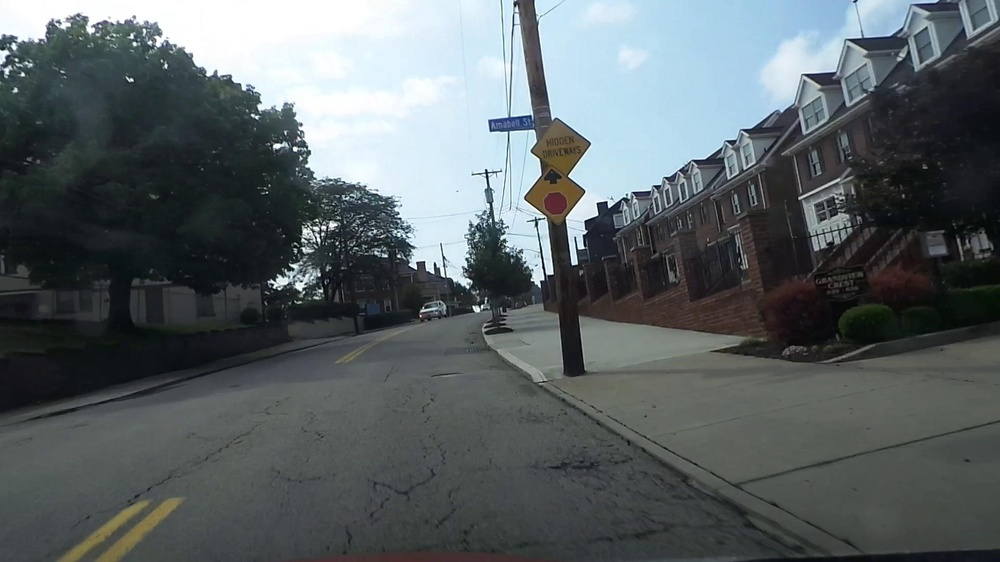
//> input picture BOW-Slic/images/street_image.jpg, 1000 x 562 px, shrunk from 1920 x 1080 before the run
$ ./segment 2 2 100 ../../../../BOW-Slic/images/street_image.jpg ../../../../BOW-Slic/images/superpixels.jpg   (built with g++ and OpenCV 4)
//> lines starting //> are read from the running program, lines starting //| are printed output that depends on the picture
### BOW-Mask/Image-Graph-Segmentation/Ground-Plane-Mask/gp-mask-engine/include/disjoint-set.h
// [17 lines of licence text are left out]

#ifndef DISJOINT_SET
#define DISJOINT_SET

#include <iostream>

using namespace std;

// disjoint-set forests using union-by-rank and path compression (sort of).

typedef struct {
  int rank;
  int p;
  int size;
} uni_elt;

class universe {
public:
  universe(int elements);
  ~universe();
  int find(int x);
  void join(int x, int y);
  int size(int x) const { return elts[x].size; }
  int num_sets() const { return num; }

  void printUniverse();


private:
  uni_elt *elts;
  int num;
};


void universe::printUniverse(){


  for(int i = 0; i < this->num; i++  ){

     std::cout<<"========[ "<< i<<" ]========"<<std::endl;
     std::cout<<"Rank: "<<elts[i].rank<<std::endl;
     std::cout<<"P: "<<elts[i].p<<std::endl;
     std::cout<<"Size: "<<elts[i].size<<std::endl;

  }


}


universe::universe(int elements) {
  elts = new uni_elt[elements];
  num = elements;
  for (int i = 0; i < elements; i++) {
    elts[i].rank = 0;
    elts[i].size = 1;
    elts[i].p = i;
  }
}

universe::~universe() {
  delete [] elts;
}


int universe::find(int x) {
  int y = x;
  while (y != elts[y].p)
    y = elts[y].p;
  elts[x].p = y;
  return y;
}

void universe::join(int x, int y) {

  if (elts[x].rank > elts[y].rank) {
    elts[y].p = x;
    elts[x].size += elts[y].size;

  } else {

    elts[x].p = y;
    elts[y].size += elts[x].size;
    if (elts[x].rank == elts[y].rank)
      elts[y].rank++;
  }
  num--;
}

#endif

### BOW-Mask/Image-Graph-Segmentation/Ground-Plane-Mask/gp-mask-engine/include/segment-graph.h
// [17 lines of licence text are left out]

#ifndef SEGMENT_GRAPH
#define SEGMENT_GRAPH

#include <algorithm>
#include <cmath>
#include "disjoint-set.h"

// threshold function
#define THRESHOLD(size, c) (c/size)

typedef struct {
  float w;
  int a, b;
} edge;

bool operator<(const edge &a, const edge &b) {
  return a.w < b.w;
}

/*
 * Segment a graph
 *
 * Returns a disjoint-set forest representing the segmentation.
 *
 * num_vertices: number of vertices in graph.
 * num_edges: number of edges in graph
 * edges: array of edges.
 * c: constant for treshold function.
 */
universe *segment_graph(int num_vertices, int num_edges, edge *edges,
			float c) {
  // sort edges by weight
  std::sort(edges, edges + num_edges);

  // make a disjoint-set forest
  universe *u = new universe(num_vertices);

  // init thresholds
  float *threshold = new float[num_vertices];
  for (int i = 0; i < num_vertices; i++)
    threshold[i] = THRESHOLD(1,c);

  // for each edge, in non-decreasing weight order...
  for (int i = 0; i < num_edges; i++) {
    edge *pedge = &edges[i];

    // components conected by this edge
    int a = u->find(pedge->a);
    int b = u->find(pedge->b);
    if (a != b) {
      if ((pedge->w <= threshold[a]) &&
	  (pedge->w <= threshold[b])) {
	u->join(a, b);
	a = u->find(a);
	threshold[a] = pedge->w + THRESHOLD(u->size(a), c);
      }
    }
  }

  // free up
  delete threshold;
  return u;
}

#endif

### BOW-Mask/Image-Graph-Segmentation/Ground-Plane-Mask/gp-mask-engine/include/imutil.h
// [19 lines of licence text are left out]

#ifndef IMUTIL_H
#define IMUTIL_H

#include "image.h"
#include "misc.h"

/* compute minimum and maximum value in an image */
template <class T>
// [19 lines left out: function min_max, not called in this run]

/* threshold image */
template <class T>
// [13 lines left out: function threshold, not called in this run]

#endif

### BOW-Mask/Image-Graph-Segmentation/Ground-Plane-Mask/gp-mask-engine/include/convolve.h
// [19 lines of licence text are left out]

#ifndef CONVOLVE_H
#define CONVOLVE_H

#include <vector>
#include <algorithm>
#include <cmath>
#include "image.h"

/* convolve src with mask.  dst is flipped! */
static void convolve_even(image<float> *src, image<float> *dst,
			  std::vector<float> &mask) {
  int width = src->width();
  int height = src->height();
  int len = mask.size();

  for (int y = 0; y < height; y++) {
    for (int x = 0; x < width; x++) {
      float sum = mask[0] * imRef(src, x, y);
      for (int i = 1; i < len; i++) {
	sum += mask[i] *
	  (imRef(src, std::max(x-i,0), y) +
	   imRef(src, std::min(x+i, width-1), y));
      }
      imRef(dst, y, x) = sum;
    }
  }
}

/* convolve src with mask.  dst is flipped! */
// [18 lines left out: function convolve_odd, not called in this run]

#endif

### BOW-Mask/Image-Graph-Segmentation/Ground-Plane-Mask/gp-mask-engine/include/filter.h
// [19 lines of licence text are left out]

#ifndef FILTER_H
#define FILTER_H

#include <vector>
#include <cmath>
#include "image.h"
#include "misc.h"
#include "convolve.h"
#include "imconv.h"

#define WIDTH 4.0

/* normalize mask so it integrates to one */
static void normalize(std::vector<float> &mask) {
  int len = mask.size();
  float sum = 0;
  for (int i = 1; i < len; i++) {
    sum += fabs(mask[i]);
  }
  sum = 2*sum + fabs(mask[0]);
  for (int i = 0; i < len; i++) {
    mask[i] /= sum;
  }
}

/* make filters */
#define MAKE_FILTER(name, fun)                                \
static std::vector<float> make_ ## name (float sigma) {       \
  sigma = std::max(sigma, 0.01F);			      \
  int len = (int)ceil(sigma * WIDTH) + 1;                     \
  std::vector<float> mask(len);                               \
  for (int i = 0; i < len; i++) {                             \
    mask[i] = fun;                                            \
  }                                                           \
  return mask;                                                \
}

MAKE_FILTER(fgauss, exp(-0.5*square(i/sigma)));

/* convolve image with gaussian filter */
static image<float> *smooth(image<float> *src, float sigma) {
  std::vector<float> mask = make_fgauss(sigma);
  normalize(mask);

  image<float> *tmp = new image<float>(src->height(), src->width(), false);
  image<float> *dst = new image<float>(src->width(), src->height(), false);
  convolve_even(src, tmp, mask);
  convolve_even(tmp, dst, mask);

  delete tmp;
  return dst;
}

/* convolve image with gaussian filter */
// [6 lines left out: function smooth, not called in this run]

/* compute laplacian */
// [16 lines left out: function laplacian, not called in this run]

#endif

### BOW-Mask/Image-Graph-Segmentation/Ground-Plane-Mask/gp-mask-engine/include/segment-image.h
// [17 lines of licence text are left out]

#ifndef SEGMENT_IMAGE
#define SEGMENT_IMAGE

#include <cstdlib>
#include <image.h>
#include <misc.h>
#include <filter.h>
#include "segment-graph.h"

// random color
rgb random_rgb(){
  rgb c;
  double r;

  c.r = (uchar)random();
  c.g = (uchar)random();
  c.b = (uchar)random();

  return c;
}

// dissimilarity measure between pixels
static inline float diff(image<float> *r, image<float> *g, image<float> *b,
			 int x1, int y1, int x2, int y2) {
  return sqrt(square(imRef(r, x1, y1)-imRef(r, x2, y2)) +
	      square(imRef(g, x1, y1)-imRef(g, x2, y2)) +
	      square(imRef(b, x1, y1)-imRef(b, x2, y2)));
}

/*
 * Segment an image
 *
 * Returns a color image representing the segmentation.
 *
 * im: image to segment.
 * sigma: to smooth the image.
 * c: constant for treshold function.
 * min_size: minimum component size (enforced by post-processing stage).
 * num_ccs: number of connected components in the segmentation.
 */
image<rgb> *segment_image(image<rgb> *im, float sigma, float c, int min_size,
    int *num_ccs, universe* myUniverse) {
  int width = im->width();
  int height = im->height();

  image<float> *r = new image<float>(width, height);
  image<float> *g = new image<float>(width, height);
  image<float> *b = new image<float>(width, height);

  // smooth each color channel
  for (int y = 0; y < height; y++) {
    for (int x = 0; x < width; x++) {
      imRef(r, x, y) = imRef(im, x, y).r;
      imRef(g, x, y) = imRef(im, x, y).g;
      imRef(b, x, y) = imRef(im, x, y).b;
    }
  }
  image<float> *smooth_r = smooth(r, sigma);
  image<float> *smooth_g = smooth(g, sigma);
  image<float> *smooth_b = smooth(b, sigma);
  delete r;
  delete g;
  delete b;

  // build graph
  edge *edges = new edge[width*height*4];
  int num = 0;
  for (int y = 0; y < height; y++) {
    for (int x = 0; x < width; x++) {
      if (x < width-1) {
	edges[num].a = y * width + x;
	edges[num].b = y * width + (x+1);
	edges[num].w = diff(smooth_r, smooth_g, smooth_b, x, y, x+1, y);
	num++;
      }

      if (y < height-1) {
	edges[num].a = y * width + x;
	edges[num].b = (y+1) * width + x;
	edges[num].w = diff(smooth_r, smooth_g, smooth_b, x, y, x, y+1);
	num++;
      }

      if ((x < width-1) && (y < height-1)) {
	edges[num].a = y * width + x;
	edges[num].b = (y+1) * width + (x+1);
	edges[num].w = diff(smooth_r, smooth_g, smooth_b, x, y, x+1, y+1);
	num++;
      }

      if ((x < width-1) && (y > 0)) {
	edges[num].a = y * width + x;
	edges[num].b = (y-1) * width + (x+1);
	edges[num].w = diff(smooth_r, smooth_g, smooth_b, x, y, x+1, y-1);
	num++;
      }
    }
  }
  delete smooth_r;
  delete smooth_g;
  delete smooth_b;

  // segment
  universe *u = segment_graph(width*height, num, edges, c);

  // post process small components
  for (int i = 0; i < num; i++) {
    int a = u->find(edges[i].a);
    int b = u->find(edges[i].b);
    if ((a != b) && ((u->size(a) < min_size) || (u->size(b) < min_size)))
      u->join(a, b);
  }
  delete [] edges;
  *num_ccs = u->num_sets();

  image<rgb> *output = new image<rgb>(width, height);

  // pick random colors for each component
  rgb *colors = new rgb[width*height];
  for (int i = 0; i < width*height; i++)
    colors[i] = random_rgb();

  for (int y = 0; y < height; y++) {
    for (int x = 0; x < width; x++) {
      int comp = u->find(y * width + x);
      imRef(output, x, y) = colors[comp];
    }
  }

  u->printUniverse();

  myUniverse = u;

  delete [] colors;
  //delete u;

  return output;
}

#endif

### BOW-Mask/Image-Graph-Segmentation/Ground-Plane-Mask/gp-mask-engine/include/misc.h
// [19 lines of licence text are left out]

#ifndef MISC_H
#define MISC_H

#include <cmath>

#ifndef M_PI
#define M_PI 3.141592653589793
#endif

typedef unsigned char uchar;

typedef struct { uchar r, g, b; } rgb;

inline bool operator==(const rgb &a, const rgb &b) {
  return ((a.r == b.r) && (a.g == b.g) && (a.b == b.b));
}

template <class T>
inline T abs(const T &x) { return (x > 0 ? x : -x); };

template <class T>
inline int sign(const T &x) { return (x >= 0 ? 1 : -1); };

template <class T>
inline T square(const T &x) { return x*x; };

template <class T>
inline T bound(const T &x, const T &min, const T &max) {
  return (x < min ? min : (x > max ? max : x));
}

template <class T>
inline bool check_bound(const T &x, const T&min, const T &max) {
  return ((x < min) || (x > max));
}

inline int vlib_round(float x) { return (int)(x + 0.5F); }

inline int vlib_round(double x) { return (int)(x + 0.5); }

inline double gaussian(double val, double sigma) {
  return exp(-square(val/sigma)/2)/(sqrt(2*M_PI)*sigma);
}

#endif

### BOW-Mask/Image-Graph-Segmentation/Ground-Plane-Mask/gp-mask-engine/include/image.h
// [19 lines of licence text are left out]

#ifndef IMAGE_H
#define IMAGE_H

#include <cstring>

template <class T>
class image {
 public:
  /* create an image */
  image(const int width, const int height, const bool init = true);

  /* delete an image */
  ~image();

  /* init an image */
  void init(const T &val);

  /* copy an image */
  image<T> *copy() const;

  /* get the width of an image. */
  int width() const { return w; }

  /* get the height of an image. */
  int height() const { return h; }

  /* image data. */
  T *data;

  /* row pointers. */
  T **access;

 private:
  int w, h;
};

/* use imRef to access image data. */
#define imRef(im, x, y) (im->access[y][x])

/* use imPtr to get pointer to image data. */
#define imPtr(im, x, y) &(im->access[y][x])

template <class T>
image<T>::image(const int width, const int height, const bool init) {
  w = width;
  h = height;
  data = new T[w * h];  // allocate space for image data
  access = new T*[h];   // allocate space for row pointers

  // initialize row pointers
  for (int i = 0; i < h; i++)
    access[i] = data + (i * w);

  if (init)
    memset(data, 0, w * h * sizeof(T));
}

template <class T>
image<T>::~image() {
  delete [] data;
  delete [] access;
}

template <class T>
// [6 lines left out: function init, not called in this run]


template <class T>
// [5 lines left out: function copy, not called in this run]

#endif


### BOW-Mask/Image-Graph-Segmentation/Ground-Plane-Mask/gp-mask-engine/segment.cpp
// [17 lines of licence text are left out]

#include <cstdio>
#include <cstdlib>
#include <image.h>
#include <misc.h>
#include <pnmfile.h>
#include "segment-image.h"

#include <opencv2/imgproc/imgproc.hpp>
#include <opencv2/highgui/highgui.hpp>
#include <iostream>

using namespace cv;
using namespace std;

void usage(char** argv,int argc){

  if (argc != 6) {

    fprintf(stderr, "usage: %s sigma k min input(ppm) output(ppm)\n", argv[0]);
    exit(0);
  }

}


cv::Mat imgToMat( image<rgb> *input){


  int width  = input->width();
  int height = input->height();

  cv::Mat imgMat(height,width,CV_8UC3);


  for(int i = 0; i < height; i++){

    for(int j=0; j < width; j++){


     imgMat.at<Vec3b>(i,j)[0] = input->data[i*width + j].b;
     imgMat.at<Vec3b>(i,j)[1] = input->data[i*width + j].g;
     imgMat.at<Vec3b>(i,j)[2] = input->data[i*width + j].r;


    }

  }
    return imgMat;

}


// helper to change the form of the image container
image<rgb>* matToimg(cv::Mat input ){


  int width  = input.cols;
  int height = input.rows;

  image<rgb> *imPtr = new image<rgb>(input.cols, input.rows);


  for(int i = 0; i < height; i++){

    for(int j=0; j < width; j++){


       imPtr->data[ i*width + j].b = input.at<Vec3b>(i,j)[0];
       imPtr->data[ i*width + j].g = input.at<Vec3b>(i,j)[1];
       imPtr->data[ i*width + j].r = input.at<Vec3b>(i,j)[2];

    }

  }

  return imPtr;

}

int main(int argc, char **argv) {

  // sanity check for correct input
  usage(argv,argc);

  float sigma = atof(argv[1]);
  float k = atof(argv[2]);
  int min_size = atoi(argv[3]);
  universe* u;

  printf("loading input image.\n");

  cv::Mat inp = imread(argv[4]);
//> inp is the input picture: 562 rows x 1000 cols, CV_8UC3; mean B, G, R 101.4, 98.9, 91.2

  imshow("input",inp);

  image<rgb> *input = matToimg(inp);

  printf("processing\n");

  int num_ccs;
  image<rgb> *seg = segment_image(input, sigma, k, min_size, &num_ccs,u);
//> in segment_image, `int width = im->width();`: width = 1000
//> in segment_image, `int height = im->height();`: height = 562
//> in convolve_even, `int width = src->width();`: width = 1000
//> in convolve_even, `int height = src->height();`: height = 562
//> the loop in segment_image, `for (int y = 0; y < height; y++)` made 562 passes
//> num on passes 1 to 3: 2998, 6995, 10992
//> after the loop in segment_image, `for (int y = 0; y < height; y++)`: num = 2243316
//> the loop in segment_graph, `for (int i = 0; i < num_edges; i++)` made 2243316 passes
//> (pedge->a, a, pedge->b, b) on passes 2, 3, 5, 8, 9, 11, 14, 15: (3298, 2299, 2299, 2299), (3299, 3300, 3300, 3300), (4306, 5306, 5306, 5306), (4307, 4308, 4308, 4308), (3299, 3300, 4300, 4300), (3300, 3302, 3301, 3302), (4307, 5306, 5307, 5306), (3300, 3302, 2301, 2301)
//> after the loop in segment_graph, `for (int i = 0; i < num_edges; i++)`: c = 2
//> the loop in segment_image, `for (int i = 0; i < num; i++)` made 2243316 passes
//> the loop in printUniverse, `for(int i = 0; i < this->num; i++  )` made 1396 passes
//| Rank: 0
//| P: 4007
//| Size: 1
//| Rank: 0
//> (the first 4 of 15 printed lines)
//> (output is shown up to pass 5 of 1396)

  Mat outImg  = imgToMat(seg);
//> after the loop in imgToMat, `for(int i = 0; i < height; i++)`:
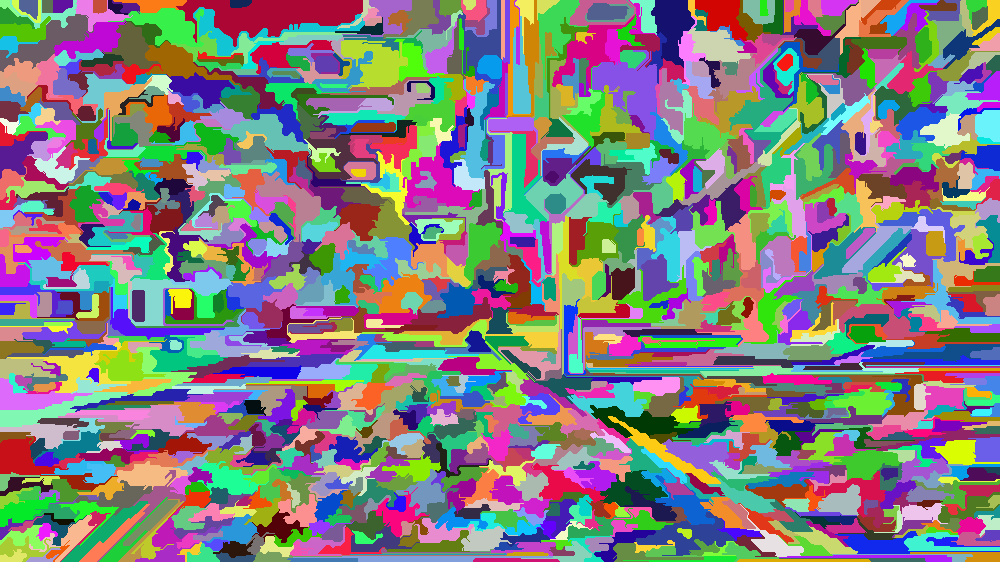
//> imgMat: 562 rows x 1000 cols, CV_8UC3; mean B, G, R 127.2, 126.2, 129.8
  Mat grayImg(outImg.rows,outImg.cols, CV_8UC1);

  cvtColor(outImg,grayImg,CV_BGR2GRAY);
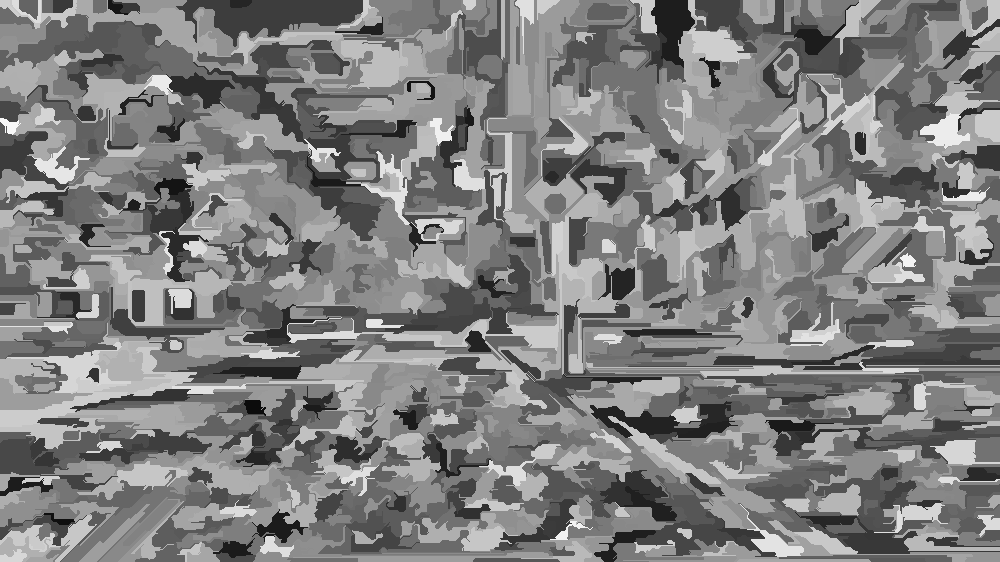
//> grayImg: 562 rows x 1000 cols, CV_8UC1; min 12, max 248, mean 127.4

  imshow("output", grayImg);


  waitKey(0);

  printf("got %d components\n", num_ccs);
//| got 1396 components
  printf("done! uff...thats hard work.\n");

  return 0;

}

$ run again, on BOW-Slic/images/colorized.png
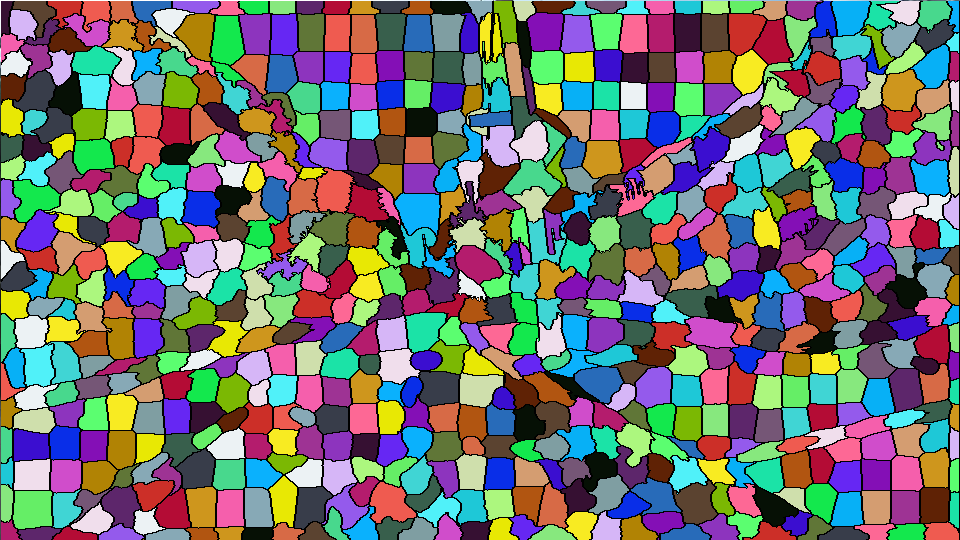
//> input picture BOW-Slic/images/colorized.png, 960 x 540 px
//> inp is the input picture: 540 rows x 960 cols, CV_8UC3; mean B, G, R 113.6, 114, 114.7
//> in segment_image, `int width = im->width();`: width = 960
//> in segment_image, `int height = im->height();`: height = 540
//> in convolve_even, `int width = src->width();`: width = 960
//> in convolve_even, `int height = src->height();`: height = 540
//> the loop in segment_image, `for (int y = 0; y < height; y++)` made 540 passes
//> num on passes 1 to 3: 2878, 6715, 10552
//> after the loop in segment_image, `for (int y = 0; y < height; y++)`: num = 2069102
//> the loop in segment_graph, `for (int i = 0; i < num_edges; i++)` made 2069102 passes
//> (pedge->a, a, pedge->b, b) on passes 2, 4, 8, 11, 12, 16, 19, 20: (120334, 121294, 121294, 121294), (120333, 120333, 119374, 119374), (120332, 121294, 119373, 119373), (120334, 121294, 121295, 121295), (120331, 119372, 119372, 119372), (120330, 119371, 119371, 119371), (368048, 369008, 369008, 369008), (120330, 121294, 120331, 121294)
//> after the loop in segment_graph, `for (int i = 0; i < num_edges; i++)`: c = 2
//> the loop in segment_image, `for (int i = 0; i < num; i++)` made 2069102 passes
//> (a, b) on passes 1 to 3: (121299, 121299), (121299, 121299), (121299, 121299)
//> the loop in printUniverse, `for(int i = 0; i < this->num; i++  )` made 788 passes
//| Rank: 0
//| P: 122
//| Size: 1
//| Rank: 1
//> (the first 4 of 15 printed lines)
//> (output is shown up to pass 5 of 788)
//> after the loop in imgToMat, `for(int i = 0; i < height; i++)`:
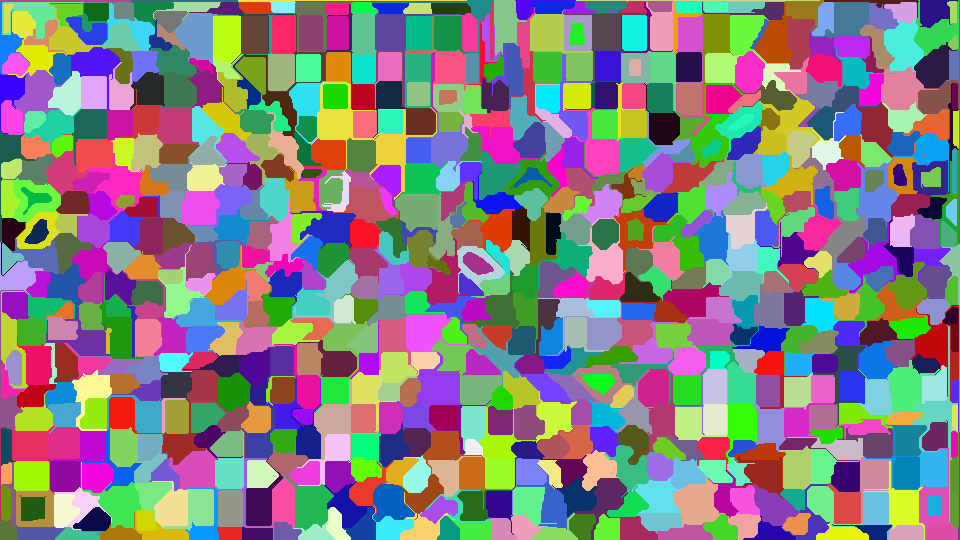
//> imgMat: 540 rows x 960 cols, CV_8UC3; mean B, G, R 131, 127.1, 131.8
//> `cvtColor(outImg,grayImg,CV_BGR2GRAY);`:
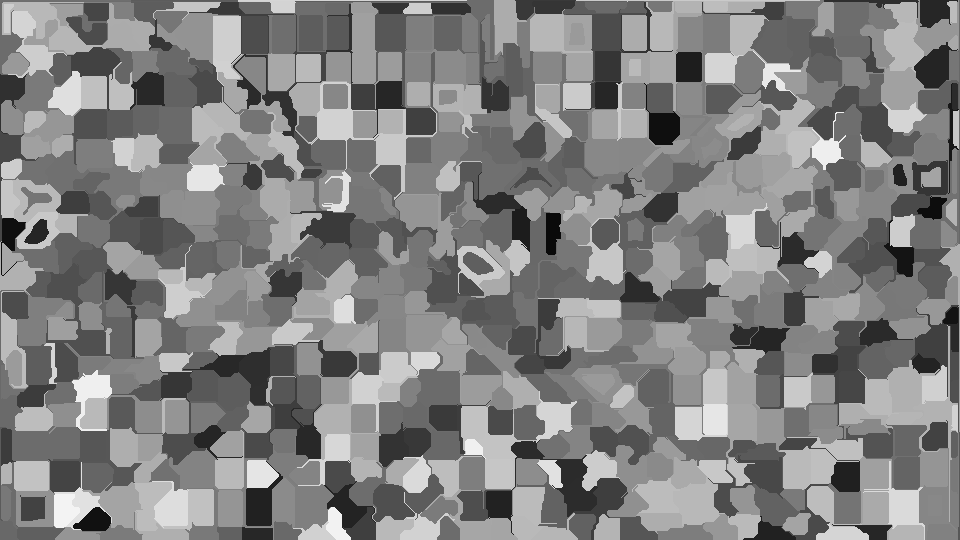
//> grayImg: 540 rows x 960 cols, CV_8UC1; min 10, max 243, mean 128.9
//| got 788 components
